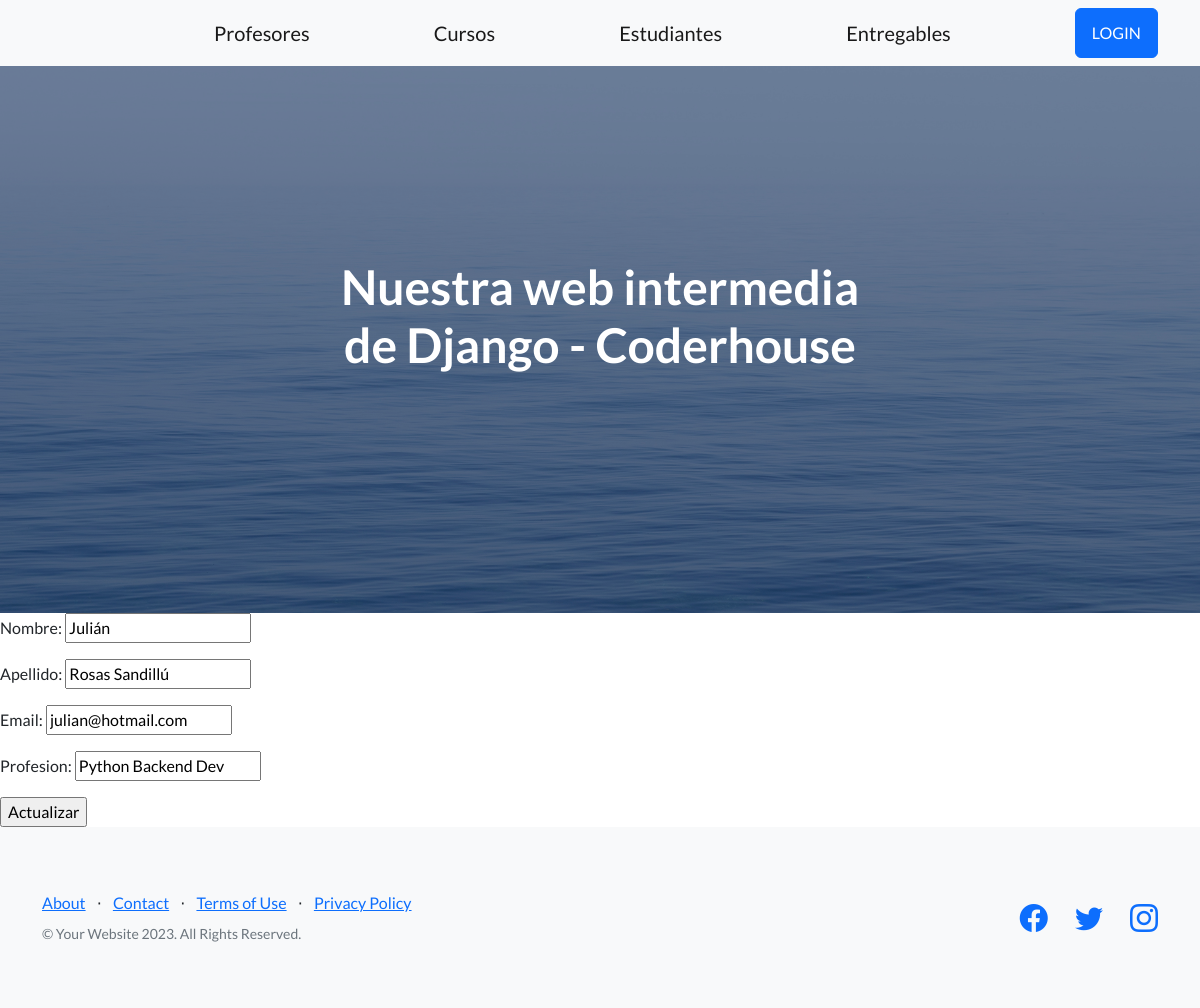
/Appdjango/ed-profes/1, run on the app's committed database.
### AplicacionDjango/models.py (models this page shows, shortened)
class Profesor(models.Model):
    nombre = models.CharField(max_length=50)
    apellido = models.CharField(max_length=50)
    email = models.EmailField(max_length=254)
    profesion = models.CharField(max_length=50)
    cursos = models.ManyToManyField(Curso)

### AplicacionDjango/views.py (the view)
# urls.py: path('ed-profes/<int:id>', editar_profesor, name="EditarProfesor"),
def editar_profesor(request, id):
    profesor = Profesor.objects.get(id=id)
    if request.method == 'POST':
        mi_formulario = Profesor_Formulario(request.POST)
        if mi_formulario.is_valid():
            data = mi_formulario.cleaned_data
            profesor.nombre = data['nombre']
            profesor.apellido = data['apellido']
            profesor.email = data['email']
            profesor.profesion = data['profesion']
            profesor.save()
            return HttpResponseRedirect('/Appdjango/')
        else:
            return render(request, "inicio.html", {"mensaje": "Formulario invalido"})
    else:
        mi_formulario = Profesor_Formulario(initial={
            "nombre": profesor.nombre,
            "apellido": profesor.apellido,
            "email": profesor.email,
            "profesion": profesor.profesion
        })
        return render(request, "editar_profesor.html", {"mi_formulario": mi_formulario, "id": profesor.id})

### AplicacionDjango/forms.py
class Profesor_Formulario(forms.Form):
    nombre = forms.CharField(max_length=50)
    apellido = forms.CharField(max_length=50)
    email = forms.EmailField(max_length=254)
    profesion = forms.CharField(max_length=50)

### AplicacionDjango/templates/editar_profesor.html
{% extends 'base.html' %}
{% load static %}
{% block contenidoQCambia %}
    <form action="{% url 'EditarProfesor' id %}" method="POST">{% csrf_token %}
        {{mi_formulario.as_p}}
        <input type="submit" value="Actualizar">
    </form>
{% endblock contenidoQCambia %}

### data on the page
Profesor: nombre "Julián", apellido "Rosas Sandillú", email "julian@hotmail.com", profesion "Python Backend Dev"
